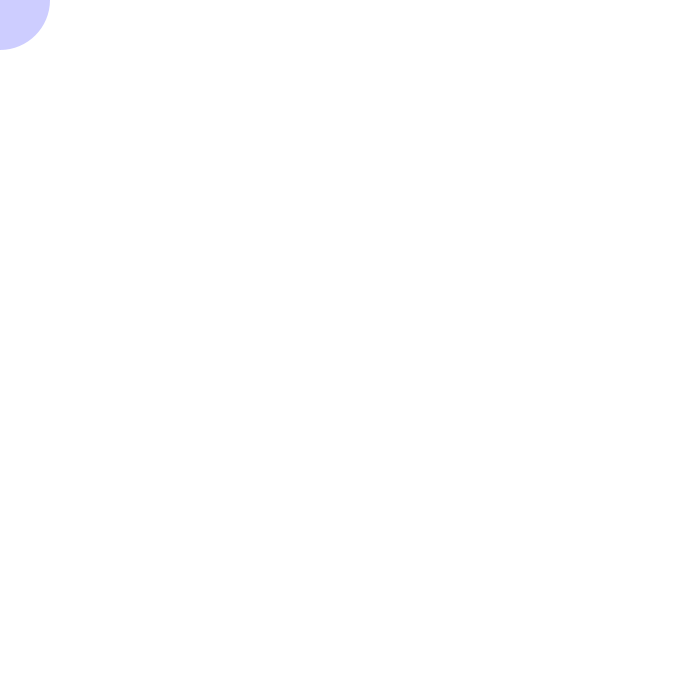
Frame 1 (no input)
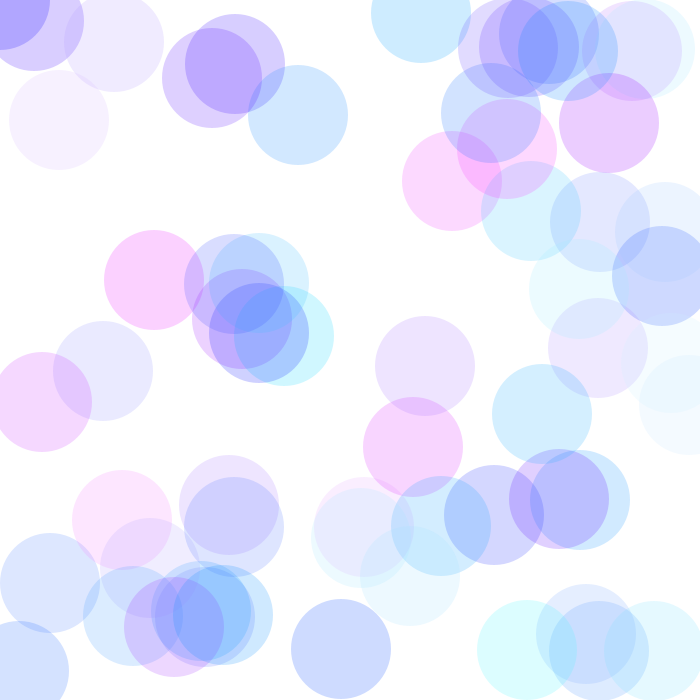
Frame 60 (the mouse pressed at the canvas centre just before this capture)
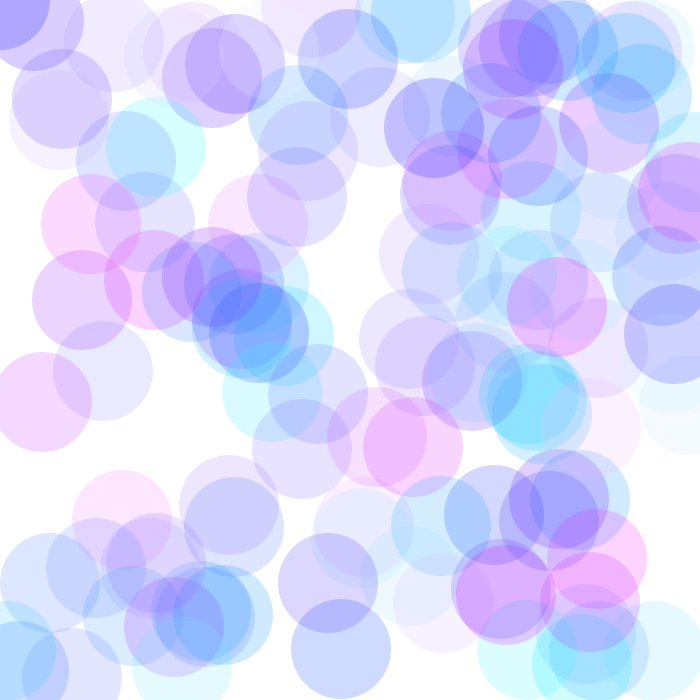
Frame 120 (the mouse held since frame 60 and released just before this capture)

The Processing sketch that drew these frames (run headless with seeded random() and noise(); from frame 60 on, the mouse is pressed at the canvas centre):

// Processing sketch: processingEx4
// ── processingEx4.pde
int x;
int y;
int r;
int g;
int b;

void setup() {
  size(700, 700);
  background(255);
}

void draw() {
  fill(r, g, 255, 50);
  noStroke();
  ellipse(x, y, 100, 100);
  
  x = int(random(700));
  y = int(random(700));
  r = int(random(255));
  g = int(random(255));
  //b = int(random(255));
}
